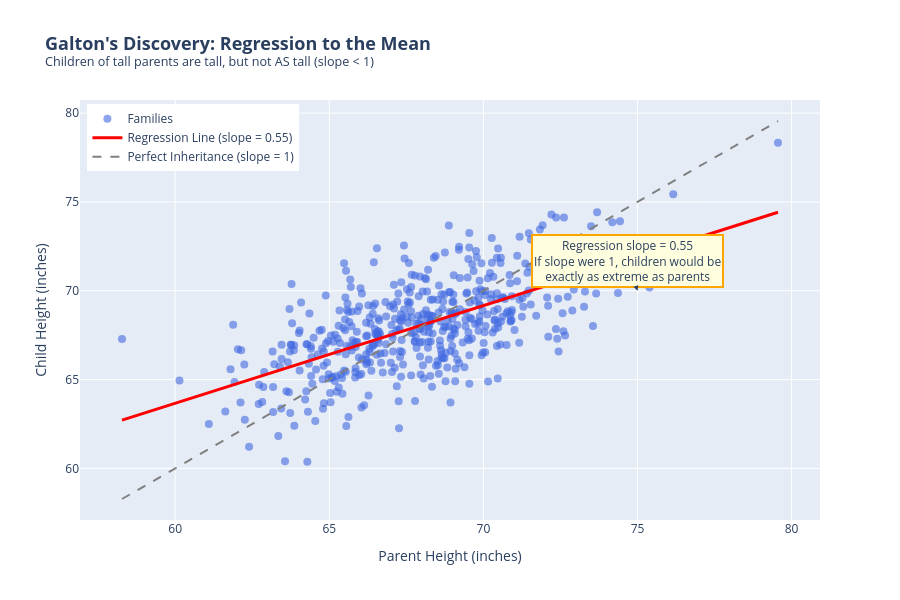

Notebook code for this chart:
### Markdown cell above
---

# 1. Historical Background

<a id='1-historical-background'></a>

## 📜 Where Did Regression Come From?

### Early 1800s: Astronomy Problems

Regression analysis has its roots in **astronomy**. Scientists like Carl Friedrich Gauss and Adrien-Marie Legendre needed to reconcile noisy measurements of celestial bodies.

- **Least squares** was developed to average out measurement errors
- Famous priority dispute: **Gauss vs. Legendre** (both claimed to have invented it first!)

### Late 1800s: The Word "Regression"

**Francis Galton** studied the relationship between parents' heights and their children's heights. He noticed something interesting:

> *"Children of very tall parents tended to be less tall than their parents."*

He called this phenomenon **"regression toward mediocrity"** (now known as "regression to the mean").

### 💡 Fun Fact
*Statistics began as a way to handle disappointment in data!*

### Code cell
# ============================================
# Interactive Demo: Regression to the Mean
# ============================================

# Simulate Galton's parent-child height study
np.random.seed(42)
n_families = 500

# Generate parent heights (in inches)
parent_heights = np.random.normal(68, 3, n_families)

# Children's heights: correlated with parents but with regression to mean
# Y = intercept + slope * X + noise
# With regression to mean, slope < 1
regression_coefficient = 0.6  # This causes regression to the mean
mean_height = 68

child_heights = mean_height + regression_coefficient * (parent_heights - mean_height) + np.random.normal(0, 2, n_families)

# Create DataFrame
galton_df = pd.DataFrame({
    'Parent Height (inches)': parent_heights,
    'Child Height (inches)': child_heights
})

# Fit regression line
slope, intercept, r_value, p_value, std_err = stats.linregress(parent_heights, child_heights)

# Create the plot
fig = go.Figure()

# Scatter plot
fig.add_trace(go.Scatter(
    x=parent_heights,
    y=child_heights,
    mode='markers',
    marker=dict(size=8, color='royalblue', opacity=0.6),
    name='Families',
    hovertemplate='Parent: %{x:.1f} in<br>Child: %{y:.1f} in<extra></extra>'
))

# Regression line
x_line = np.linspace(parent_heights.min(), parent_heights.max(), 100)
y_line = intercept + slope * x_line

fig.add_trace(go.Scatter(
    x=x_line,
    y=y_line,
    mode='lines',
    line=dict(color='red', width=3),
    name=f'Regression Line (slope = {slope:.2f})'
))

# 45-degree line (perfect inheritance)
fig.add_trace(go.Scatter(
    x=x_line,
    y=x_line,
    mode='lines',
    line=dict(color='gray', width=2, dash='dash'),
    name='Perfect Inheritance (slope = 1)'
))

fig.update_layout(
    title=dict(
        text="<b>Galton's Discovery: Regression to the Mean</b><br><sup>Children of tall parents are tall, but not AS tall (slope < 1)</sup>",
        font=dict(size=18)
    ),
    xaxis_title='Parent Height (inches)',
    yaxis_title='Child Height (inches)',
    width=900,
    height=600,
    legend=dict(yanchor="top", y=0.99, xanchor="left", x=0.01),
    hovermode='closest'
)

# Add annotation
fig.add_annotation(
    x=75, y=70,
    text=f"Regression slope = {slope:.2f}<br>If slope were 1, children would be<br>exactly as extreme as parents",
    showarrow=True,
    arrowhead=2,
    bgcolor="lightyellow",
    bordercolor="orange",
    borderwidth=2
)

fig.show()

print(f"\n📊 Regression Analysis Results:")
print(f"   Slope: {slope:.3f} (< 1 indicates regression to the mean)")
print(f"   Intercept: {intercept:.3f}")
print(f"   R-squared: {r_value**2:.3f}")
print(f"\n💡 Interpretation: For every 1 inch increase in parent height,")
print(f"   children are expected to be only {slope:.2f} inches taller than average.")

### Figure 1 — Plotly figure (JSON) as saved in the notebook; plotly's stock layout.template omitted (floating-point values rounded to 4 significant figures; data arrays with more than 128 entries replaced by an {"elided": "..."} marker saying what was removed)
{"data": [{"hovertemplate": "Parent: %{x:.1f} in<br>Child: %{y:.1f} in<extra></extra>", "marker": {"color": "royalblue", "opacity": 0.6, "size": 8}, "mode": "markers", "name": "Families", "type": "scatter", "x": {"elided": "500 float values"}, "y": {"elided": "500 float values"}}, {"line": {"color": "red", "width": 3}, "mode": "lines", "name": "Regression Line (slope = 0.55)", "type": "scatter", "x": [58.28, 58.49, 58.71, 58.92, 59.14, 59.35, 59.57, 59.78, 60.0, 60.21, 60.43, 60.64, 60.86, 61.07, 61.29, 61.5, 61.72, 61.93, 62.15, 62.36, 62.58, 62.79, 63.01, 63.22, 63.44, 63.65, 63.87, 64.08, 64.3, 64.51, 64.73, 64.94, 65.16, 65.37, 65.59, 65.8, 66.02, 66.23, 66.45, 66.66, 66.87, 67.09, 67.3, 67.52, 67.73, 67.95, 68.16, 68.38, 68.59, 68.81, 69.02, 69.24, 69.45, 69.67, 69.88, 70.1, 70.31, 70.53, 70.74, 70.96, 71.17, 71.39, 71.6, 71.82, 72.03, 72.25, 72.46, 72.68, 72.89, 73.11, 73.32, 73.54, 73.75, 73.97, 74.18, 74.4, 74.61, 74.83, 75.04, 75.26, 75.47, 75.69, 75.9, 76.12, 76.33, 76.55, 76.76, 76.98, 77.19, 77.41, 77.62, 77.84, 78.05, 78.27, 78.48, 78.7, 78.91, 79.13, 79.34, 79.56], "y": [62.72, 62.84, 62.96, 63.07, 63.19, 63.31, 63.43, 63.55, 63.66, 63.78, 63.9, 64.02, 64.14, 64.26, 64.37, 64.49, 64.61, 64.73, 64.85, 64.96, 65.08, 65.2, 65.32, 65.44, 65.56, 65.67, 65.79, 65.91, 66.03, 66.15, 66.26, 66.38, 66.5, 66.62, 66.74, 66.86, 66.97, 67.09, 67.21, 67.33, 67.45, 67.56, 67.68, 67.8, 67.92, 68.04, 68.16, 68.27, 68.39, 68.51, 68.63, 68.75, 68.86, 68.98, 69.1, 69.22, 69.34, 69.46, 69.57, 69.69, 69.81, 69.93, 70.05, 70.16, 70.28, 70.4, 70.52, 70.64, 70.76, 70.87, 70.99, 71.11, 71.23, 71.35, 71.46, 71.58, 71.7, 71.82, 71.94, 72.05, 72.17, 72.29, 72.41, 72.53, 72.65, 72.76, 72.88, 73.0, 73.12, 73.24, 73.35, 73.47, 73.59, 73.71, 73.83, 73.95, 74.06, 74.18, 74.3, 74.42]}, {"line": {"color": "gray", "dash": "dash", "width": 2}, "mode": "lines", "name": "Perfect Inheritance (slope = 1)", "type": "scatter", "x": [58.28, 58.49, 58.71, 58.92, 59.14, 59.35, 59.57, 59.78, 60.0, 60.21, 60.43, 60.64, 60.86, 61.07, 61.29, 61.5, 61.72, 61.93, 62.15, 62.36, 62.58, 62.79, 63.01, 63.22, 63.44, 63.65, 63.87, 64.08, 64.3, 64.51, 64.73, 64.94, 65.16, 65.37, 65.59, 65.8, 66.02, 66.23, 66.45, 66.66, 66.87, 67.09, 67.3, 67.52, 67.73, 67.95, 68.16, 68.38, 68.59, 68.81, 69.02, 69.24, 69.45, 69.67, 69.88, 70.1, 70.31, 70.53, 70.74, 70.96, 71.17, 71.39, 71.6, 71.82, 72.03, 72.25, 72.46, 72.68, 72.89, 73.11, 73.32, 73.54, 73.75, 73.97, 74.18, 74.4, 74.61, 74.83, 75.04, 75.26, 75.47, 75.69, 75.9, 76.12, 76.33, 76.55, 76.76, 76.98, 77.19, 77.41, 77.62, 77.84, 78.05, 78.27, 78.48, 78.7, 78.91, 79.13, 79.34, 79.56], "y": [58.28, 58.49, 58.71, 58.92, 59.14, 59.35, 59.57, 59.78, 60.0, 60.21, 60.43, 60.64, 60.86, 61.07, 61.29, 61.5, 61.72, 61.93, 62.15, 62.36, 62.58, 62.79, 63.01, 63.22, 63.44, 63.65, 63.87, 64.08, 64.3, 64.51, 64.73, 64.94, 65.16, 65.37, 65.59, 65.8, 66.02, 66.23, 66.45, 66.66, 66.87, 67.09, 67.3, 67.52, 67.73, 67.95, 68.16, 68.38, 68.59, 68.81, 69.02, 69.24, 69.45, 69.67, 69.88, 70.1, 70.31, 70.53, 70.74, 70.96, 71.17, 71.39, 71.6, 71.82, 72.03, 72.25, 72.46, 72.68, 72.89, 73.11, 73.32, 73.54, 73.75, 73.97, 74.18, 74.4, 74.61, 74.83, 75.04, 75.26, 75.47, 75.69, 75.9, 76.12, 76.33, 76.55, 76.76, 76.98, 77.19, 77.41, 77.62, 77.84, 78.05, 78.27, 78.48, 78.7, 78.91, 79.13, 79.34, 79.56]}], "layout": {"annotations": [{"arrowhead": 2, "bgcolor": "lightyellow", "bordercolor": "orange", "borderwidth": 2, "showarrow": true, "text": "Regression slope = 0.55<br>If slope were 1, children would be<br>exactly as extreme as parents", "x": 75, "y": 70}], "height": 600, "hovermode": "closest", "legend": {"x": 0.01, "xanchor": "left", "y": 0.99, "yanchor": "top"}, "title": {"font": {"size": 18}, "text": "<b>Galton's Discovery: Regression to the Mean</b><br><sup>Children of tall parents are tall, but not AS tall (slope < 1)</sup>"}, "width": 900, "xaxis": {"title": {"text": "Parent Height (inches)"}}, "yaxis": {"title": {"text": "Child Height (inches)"}}}}
